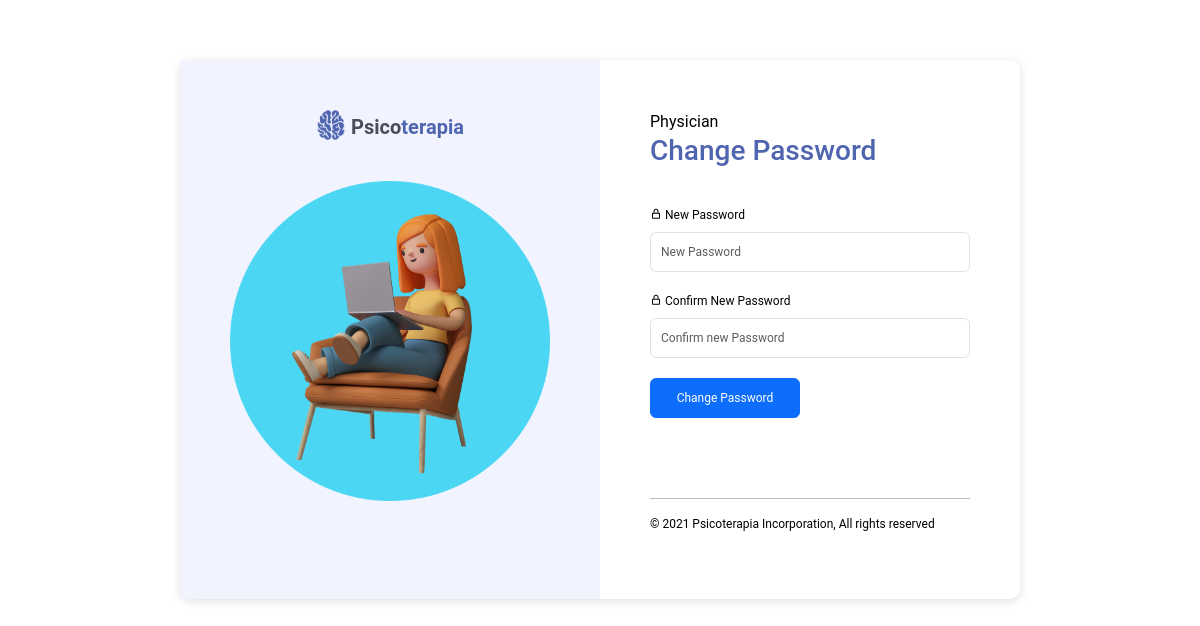
The page /admin/doctor/change.php on the database its author committed.
### tables this page shows
CREATE TABLE `tbl_company` (
  `id` int(11) NOT NULL,
  `companyname1` text DEFAULT NULL,
  `companyname2` varchar(255) DEFAULT NULL,
  `companyname3` varchar(255) DEFAULT NULL,
  `companylogo` text NOT NULL,
  `organization` varchar(255) NOT NULL,
  `establish` date NOT NULL,
  `mobile` varchar(255) NOT NULL,
  `email` varchar(255) NOT NULL
);

### admin/data/control.php (called while the page is built, shortened)
<?php
    require "connection.php";
    $today_year = date("Y");
    $company_details_query = "SELECT * FROM tbl_company WHERE id = 1";
    $company_details = mysqli_query($connect, $company_details_query);
    $fetch_company_details = mysqli_fetch_assoc($company_details);
?>

### admin/doctor/change.php (the view, shortened to what this page needs)
<?php require_once "../data/control.php"; ?>
<!DOCTYPE html>
<html>
    <head>
        <link href="https://cdn.jsdelivr.net/npm/bootstrap@5.0.2/dist/css/bootstrap.min.css" rel="stylesheet">
        <link href='https://unpkg.com/boxicons@2.0.7/css/boxicons.min.css' rel='stylesheet'>
        <link rel="stylesheet" type="text/css" href="../style/bootstrap.css"/>
        <link rel="stylesheet" type="text/css" href="../style/style.css"/>
    </head>
    <body onload="display_ct();">
        <div style="padding:0px; width:70%; margin-top:5%; margin-bottom:5%; margin-left:auto; margin-right:auto; border-radius:10px; box-shadow:rgba(99, 99, 99, 0.2)0px 2px 8px 0px;" class="container-fluid row">
            <div style="padding:50px; background-color:#F1F3FF;" class="col-md-6">
                <div class="d-flex justify-content-center">
                    <img style="width:30px; height:30px; margin-right:5px;" class="img-fluid" src="../resources/<?= $fetch_company_details['companylogo']?>"/>
                    <p style="font-size:15pt; color:#4C4D5B; font-weight:bold; line-height:35px;"><?php echo ucwords($fetch_company_details['companyname1']); ?><label style="color:#5065AF;"><?php echo strtolower($fetch_company_details['companyname2']); ?></label></p>
                </div>
                <img style="margin-top:20px;" class="img-fluid" src="../resources/SigninPoster.png"/>
            </div>
            <div style="padding: 50px;" class="col-md-6">
                <label>Physician</label>
                <h3 style="color:#5065AF">Change Password</h3>
                <div class="form-outline">
                    <form action="change.php" method="post">
                        <label style="margin-top:30px; font-size:9pt;" class="FormLabel form-label"><i class='bx bx-lock-alt'></i> New Password</label>
                        <input style="font-size:9pt; padding:10px;" name="npassword" type="password" ondrop="return false;" oninvalid="IninvalidMsg(this);" oninput="IninvalidMsg(this);" onpaste="return false;" class="form-control" placeholder="New Password" required="Required">
                        <label style="margin-top:20px; font-size:9pt;" class="FormLabel form-label"><i class='bx bx-lock-alt'></i> Confirm New Password</label>
                        <input style="font-size:9pt; padding:10px;" name="cpassword" type="password" ondrop="return false;" oninvalid="IninvalidMsg(this);" oninput="IninvalidMsg(this);" onpaste="return false;" class="form-control" placeholder="Confirm new Password" required="Required">
                        <input style="margin-top:20px; font-size:9pt; padding:10px; width:150px;" name="doctor_change" type="submit" value="Change Password" class="btn btn-primary">
                    </form>
                </div>
                <hr style="margin-top: 25%;">
                <p  style="margin-top: 2%; font-size: 9pt;">&copy; <?php echo $today_year; ?> <?php echo ucwords($fetch_company_details['companyname1']); ?><?php echo strtolower($fetch_company_details['companyname2']); ?> <?php echo ucwords($fetch_company_details['organization']); ?>, All rights reserved</p>
            </div>
        </div>
    </body>
</html>

### admin/style/style.css (style rules this page uses)
* { margin: 0px; padding: 0px; box-sizing: border-box; font-family: "Poppins" , "Roboto", sans-serif; color: #000000; }

### rows shown on the page
tbl_company: companylogo (picture), companyname1 "Psico", companyname2 "terapia", organization "Incorporation"

### other values the page prints
$today_year "2021"
